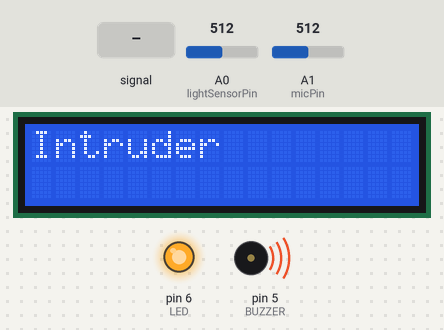
A sketch run on a simulated Arduino Uno, built with avr-gcc and run on an emulated ATmega328P. Parts: 16×2 character LCD, output pins drawn as LEDs (lit = HIGH), buzzer (waves = sounding, pin HIGH). The test bench sets the inputs (shaded band); at power-on: A0 (lightSensorPin) = 512, A1 (micPin) = 512. What the sketch prints to the serial monitor is not drawn.

Above: at 1.2 s.
1.3 s: A1 (micPin) fed a 200 Hz sine of ±460 counts around its level
At 2.32 s:
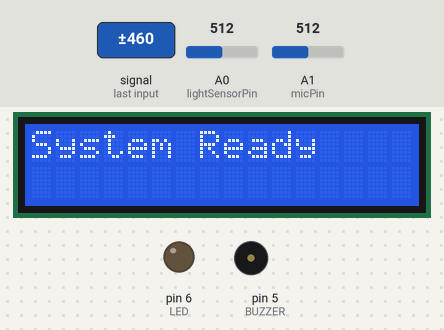
4.3 s: A0 (lightSensorPin) set to 110
7.3 s: A0 (lightSensorPin) set to 93
8.9 s: A1 (micPin) set to 90
11.9 s: A1 (micPin) set to 112
At 13.2 s:
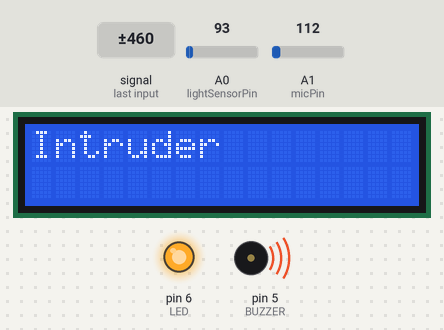
13.5 s: A1 (micPin) set to 50
At 14.8 s:
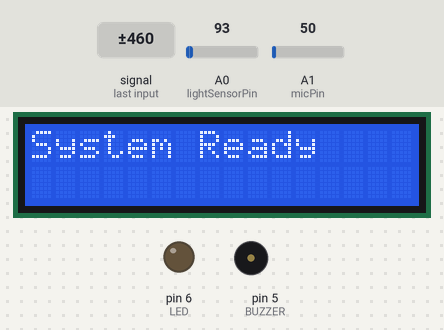
Timing chart, 0 to 16.0 s (numbered marks = the images above; inputs shaded):
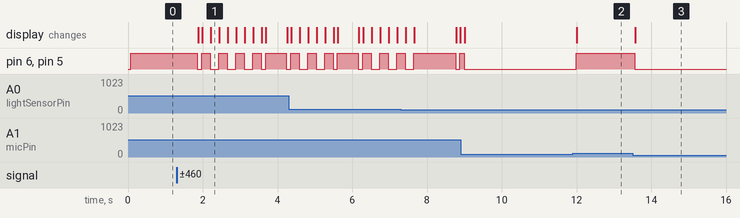

The sketch:

expansion.ino
```cpp
#include <Wire.h>               // For I2C communication
#include <LiquidCrystal_I2C.h>   // For controlling the LCD

const int lightSensorPin = A0;  // Light sensor connected to A0
const int micPin = A1;          // Microphone connected to A1
#define LED 6                   // LED connected to pin D6
#define BUZZER 5                // Buzzer connected to pin D5

const int lightThreshold = 60;   // Light threshold value
const int soundThreshold = 100;  // Sound threshold value

// Initialize the LCD (I2C address 0x27 is common for many I2C LCDs)
LiquidCrystal_I2C lcd(0x27, 16, 2);  // LCD 16x2, I2C address 0x27

void setup() {
    pinMode(LED, OUTPUT);       // Set LED pin as output
    pinMode(BUZZER, OUTPUT);    // Set buzzer pin as output
    Serial.begin(9600);         // Initialize serial communication for debugging

    // Initialize the LCD
    lcd.begin(16, 2);           // Initialize the LCD with 16 columns and 2 rows
    lcd.backlight();            // Turn on the backlight
    lcd.clear();                // Clear the display
}

void loop() {
    int lightValue = analogRead(lightSensorPin); // Read light sensor value
    int soundValue = analogRead(micPin);         // Read microphone value

    // Debugging: Print the values to the Serial Monitor
    Serial.print("Light Value: ");
    Serial.print(lightValue);
    Serial.print(" Sound Value: ");
    Serial.println(soundValue);

    // Check conditions for LED, buzzer, and LCD display activation
    if (lightValue > lightThreshold && soundValue > soundThreshold) {
        digitalWrite(LED, HIGH);    // Turn on LED
        digitalWrite(BUZZER, HIGH); // Turn on Buzzer
        lcd.clear();                // Clear the LCD
        lcd.setCursor(0, 0);        // Set cursor to the first line
        lcd.print("Intruder");      // Display "Intruder"
    } else {
        digitalWrite(LED, LOW);     // Turn off LED
        digitalWrite(BUZZER, LOW);  // Turn off Buzzer
        lcd.clear();                // Clear the LCD
        lcd.setCursor(0, 0);        // Set cursor to the first line
        lcd.print("System Ready");  // Display "System Ready"
    }

    delay(100); // Small delay for stability
}
```

Measured:
- after the input at 1.3 s, pin 6 (LED), pin 5 (BUZZER): goes LOW 0.12 s, 3 × (HIGH 0.22 s, LOW 0.23 s), HIGH 0.22 s, LOW 0.12 s, HIGH 0.56 s, then LOW, starting after 0.56 s; the display: changes after 0.57 s (image 1)
- after the input at 11.9 s, pin 6 (LED), pin 5 (BUZZER): LOW → HIGH after 0.10 s; the display: changes after 0.11 s (image 2)
- after the input at 13.5 s, pin 6 (LED), pin 5 (BUZZER): HIGH → LOW after 0.06 s; the display: changes after 0.08 s (image 3)
